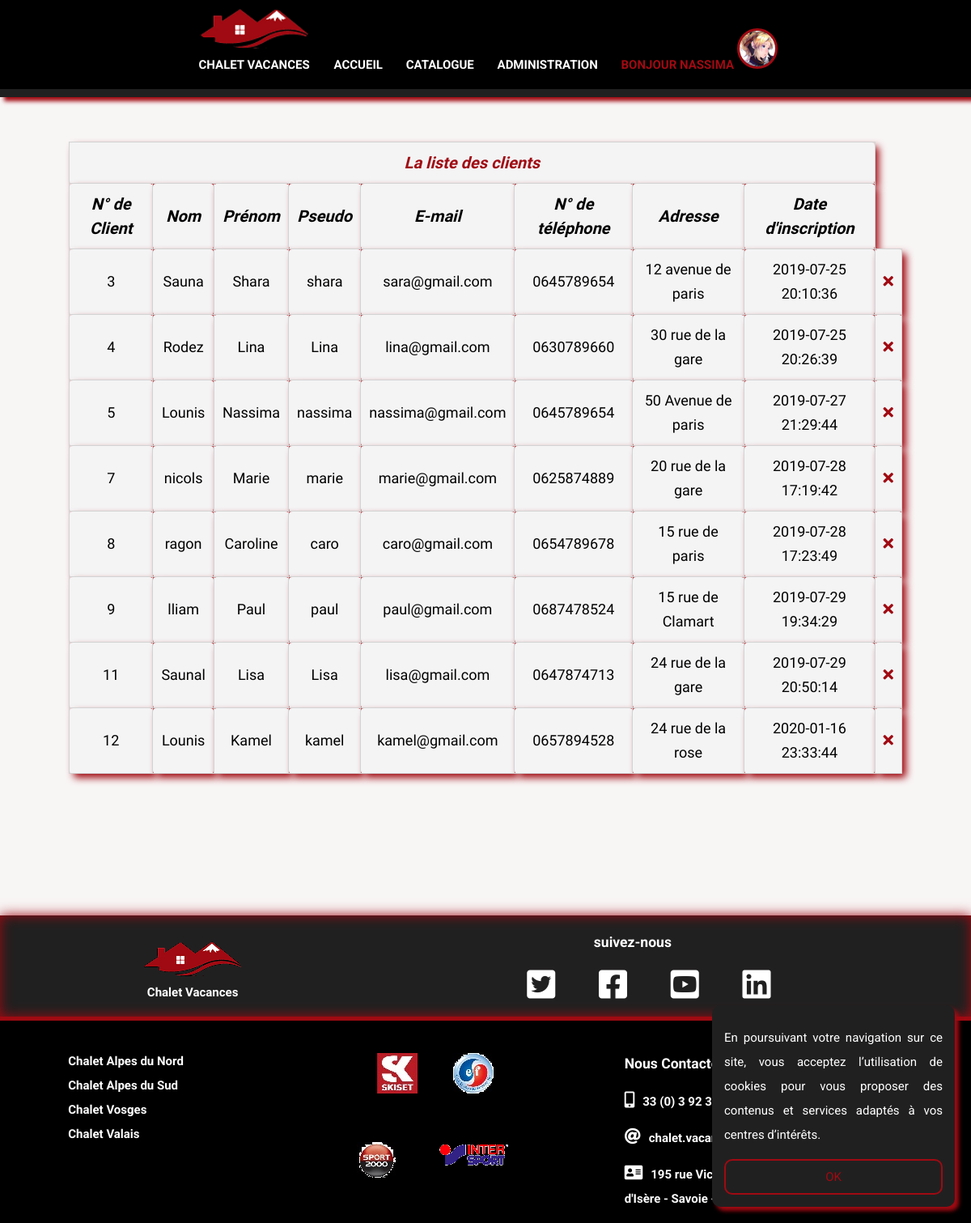
The page /infoProfileCustomerAdmin.php (signed in) on the database its author committed.
### tables this page shows
CREATE TABLE IF NOT EXISTS `customers` (
  `id_customer` int(11) NOT NULL AUTO_INCREMENT,
  `firstName` varchar(255) NOT NULL,
  `lastName` varchar(255) NOT NULL,
  `pseudo` varchar(255) NOT NULL,
  `password` varchar(255) NOT NULL,
  `email` varchar(255) NOT NULL,
  `phone` varchar(255) NOT NULL,
  `adress` varchar(255) NOT NULL,
  `postal_code` text NOT NULL,
  `profile_picture` varchar(255) DEFAULT 'profil_defaut.png',
  `inscription_date` timestamp NOT NULL,
  `admin` int(11) DEFAULT NULL,
  PRIMARY KEY (`id_customer`)
);

### infoProfileCustomerAdmin.php (called while the page is built, shortened)
<?php
require('application/database.php');
if(isset($_SESSION['id_customer'])){
    $customerConnect=getCustomer($_SESSION['id_customer']);
}
else{
    header('Location:login.php');
}
$list = listCustomers();
include 'layout.phtml';

### application/database.php (called while the page is built, shortened)
<?php
function connect() {
    $pdo=new PDO('mysql:host=localhost;dbname=projetnassima;charset=utf8','root','');
    $pdo->setAttribute(PDO::ATTR_ERRMODE, PDO::ERRMODE_EXCEPTION);
    return $pdo;
}
function getCustomer($id){
    $pdo = connect();
    $req=$pdo->prepare('SELECT * FROM `customers` WHERE `id_customer`=?');
    $req->execute(array($id));
    $profilCustomer=$req->fetch(PDO::FETCH_ASSOC);
    return $profilCustomer;
}
function listCustomers(){
    $pdo = connect();
    $req=$pdo->prepare('SELECT * FROM customers');
    $req->execute();
    $list = $req->fetchAll(PDO::FETCH_ASSOC);
    return $list;
}

### infoProfileCustomerAdmin.phtml (the view)
<table id="adminBlog">
    <tr>
        <th colspan='8'>La liste des clients</th>
    </tr>
    <tr class="customersInfo">
        <td>N° de Client</td>
        <td>Nom</td>
        <td>Prénom</td>
        <td>Pseudo</td>
        <td>E-mail</td>
        <td>N° de téléphone</td>
        <td>Adresse</td>
        <td>Date d'inscription</td>
    </tr>
    <?php foreach($list as $customer): ?>
    <tr>
        <td><?= $customer['id_customer']; ?></td>
        <td><?= $customer['firstName']; ?></td>
        <td><?= $customer['lastName']; ?></td>
        <td><?= $customer['pseudo']; ?></td>
        <td><?= $customer['email']; ?></td>
        <td><?= $customer['phone']; ?></td>
        <td><?= $customer['adress']; ?></td>
        <td><?= $customer['inscription_date']; ?></td>
        <td><a href='deletCustomer.php?id=<?= intval($customer['id_customer']);?>'><span><i class="fas fa-times"></i></span></a></td>
    </tr>
    <?php endforeach; ?>
</table>

### header/header.php (shortened to what this page needs)
<nav id='mainNavigation'>
    <ul>
        <?php if(isset($customerConnect) && $customerConnect['admin']==1) : ?>
            <li><a href='index.php?id=<?=intval($customerConnect['id_customer']); ?>'><img src='img/img_logos/logoChalet-02.png' alt="logo de site" class='logo'>
            <p class='textLogo'>Chalet Vacances </p></a>
            </li>
            <li><a href="index.php?id=<?= intval($customerConnect['id_customer']); ?>">accueil</a></li>
            <li><a href="chaletSelection.php?id=<?= intval($customerConnect['id_customer']); ?>">Catalogue</a></li>
            <li class='showMenu'><a href='infoProfileCustomerAdmin.php?id=<?= intval($customerConnect['id_customer']); ?>'>Administration</a>
            </li>
            <li class='showMenu'>
                <a href='customerProfile.php?id=<?= intval($customerConnect['id_customer']); ?>'><span>Bonjour <?= htmlspecialchars($customerConnect['pseudo']); ?></span>
                    <?php if(!empty($customerConnect['profile_picture'])) :?>
                        <img src="img/customers_images/<?= $customerConnect['profile_picture'] ;?>" alt="image du profil de client" class='image_client'>
                    <?php endif; ?>
                </a>
            </li>
        <?php endif; ?>
    </ul>
</nav>

### css/style.css (style rules this page uses)
* { -o-box-sizing: border-box; -moz-box-sizing: border-box; -webkit-box-sizing: border-box; -ms-sizing: border-box; -khtml-sizing: border-box; box-sizing: border-box; outline: none; text-decoration: none; -webkit-transition: all .2s ease 0s; transition: all .2s ease 0s; }
html { font-size:62.5%; }
body { margin: 0px; padding: 0px; font-size: 1.8rem; line-height: 3rem; font-family: 'Roboto', sans-serif; background: rgb(248, 245, 245); }
a { text-decoration: none; }
ul li { list-style-type: none; }
table, #post, #comment { font-family: 'Cardo', serif; }
.thematique-titre span, #conditions span, #adminBlog th, #sectionChalet a:hover, #bestChalet h2 span, #bestPromotion h2 span, #videos h2 span, #detailsChalet p a, #Contact p span, .box p a, form h2 span, #adminBlog .fas, #post h3 a, #post .readMore a, #displayChalet h3, #bestChalet h3 a, #bestPromotion h3 a, #detailsChalet h3, #post h2, #post .auteur span, #comment .content a, #sectionProfile h2 { color: rgb(160,10,18); }
#displayChalet .detailChalet, #displayChalet h3, #bestChalet, #bestPromotion, .form h3, #adminBlog th, .customersInfo td, #post h2, #post .auteur span, #detailsChalet h3 { text-align: center; font-size: 2rem; font-weight: bold; font-style: italic; }
#adminBlog { border-collapse: collapse; width: 100%; text-align: center; margin: 150px auto; }
#adminBlog td, #adminBlog th, #infoProfile td, #infoProfile th { padding: 10px; background-color : #f4f4f5; border: 1px solid lightgray; -webkit-border-radius: 4px; border-radius: 4px; -webkit-box-shadow: 5px 5px 10px rgb(160,10,18); box-shadow: 5px 5px 10px rgb(160,10,18); }

### css/nav.css (style rules this page uses)
#mainNavigation { display: -webkit-box; display: -ms-flexbox; display: flex; -webkit-box-pack: justify; -ms-flex-pack: justify; justify-content: space-between; -webkit-box-align: center; -ms-flex-align: center; align-items: center; margin-top: 10px; text-transform: uppercase; font-family: 'Roboto', sans-serif; font-weight: bold; width: 100%; }
#mainNavigation img { width: 50x; height: 50px; border-radius: 50%; }
.textLogo { font-family: 'Kaushan Script', cursive; color: #fff; font-size: 1.5rem; margin-top: -5px; }
#mainNavigation > ul > li > a { padding: 0px 10px 0px 15px; color: #fff; }
#mainNavigation ul { list-style-type: none; width: 100%; text-align: center; margin: auto; padding: 0; }
#mainNavigation > ul > li { display: inline-block; position: relative; }
#mainNavigation a { display: inline-block; text-decoration: none; }
#mainNavigation ul li a:hover, #mainNavigation .showMenu span { color:rgb(160,10,18); }
#mainNavigation .image_client { width: 50x; height: 50px; border:3px solid rgb(160,10,18); -webkit-border-radius: 50%; border-radius: 50%; }

### rows shown on the page
customers: pseudo "NASSIMA", profile_picture (picture), id_customer "5", firstName "Lounis", lastName "Nassima", pseudo "nassima", email "nassima@gmail.com", phone "0645789654", adress "50 Avenue de paris", inscription_date "2019-07-27 21:29:44"
customers: id_customer "3", firstName "Sauna", lastName "Shara", pseudo "shara", email "sara@gmail.com", phone "0645789654", adress "12 avenue de paris", inscription_date "2019-07-25 20:10:36"
customers: id_customer "4", firstName "Rodez", lastName "Lina", pseudo "Lina", email "lina@gmail.com", phone "0630789660", adress "30 rue de la gare", inscription_date "2019-07-25 20:26:39"
customers: id_customer "7", firstName "nicols", lastName "Marie", pseudo "marie", email "marie@gmail.com", phone "0625874889", adress "20 rue de la gare", inscription_date "2019-07-28 17:19:42"
customers: id_customer "8", firstName "ragon", lastName "Caroline", pseudo "caro", email "caro@gmail.com", phone "0654789678", adress "15 rue de paris", inscription_date "2019-07-28 17:23:49"
customers: id_customer "9", firstName "lliam", lastName "Paul", pseudo "paul", email "paul@gmail.com", phone "0687478524", adress "15 rue de Clamart", inscription_date "2019-07-29 19:34:29"
customers: id_customer "11", firstName "Saunal", lastName "Lisa", pseudo "Lisa", email "lisa@gmail.com", phone "0647874713", adress "24 rue de la gare", inscription_date "2019-07-29 20:50:14"
customers: id_customer "12", firstName "Lounis", lastName "Kamel", pseudo "kamel", email "kamel@gmail.com", phone "0657894528", adress "24 rue de la rose", inscription_date "2020-01-16 23:33:44"
